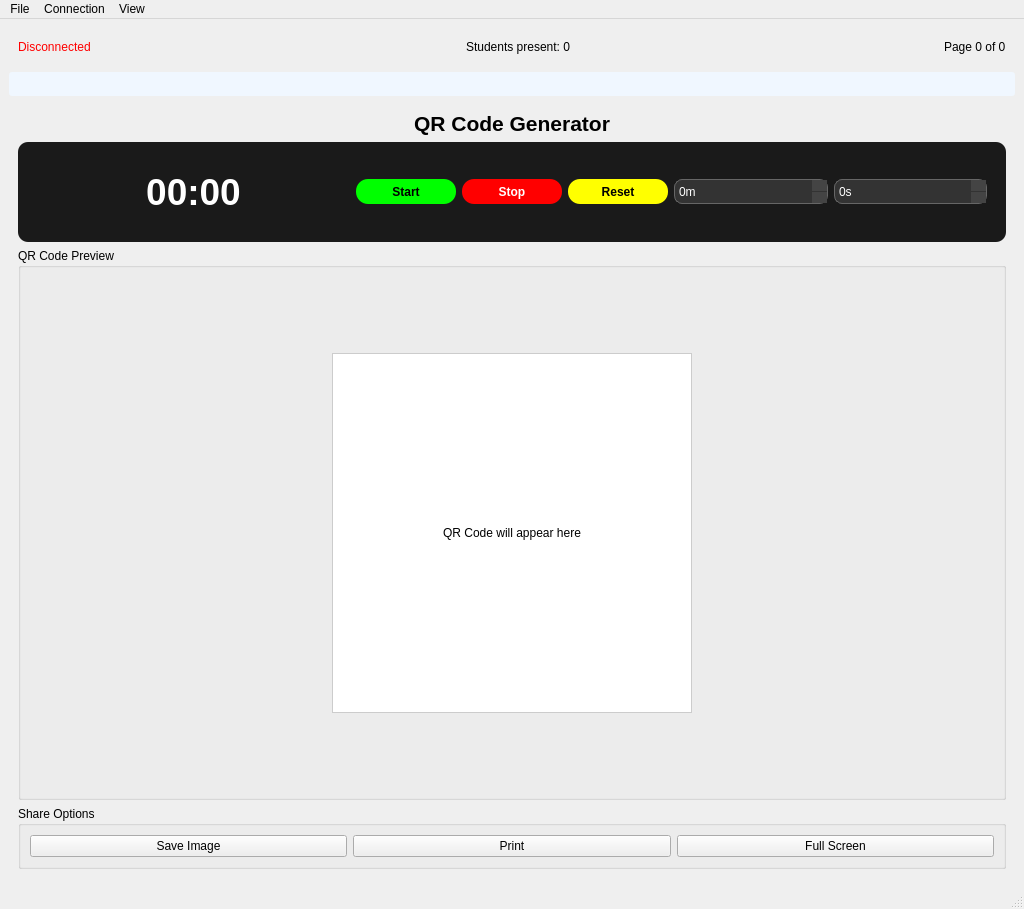
<?xml version="1.0" encoding="UTF-8"?>
<ui version="4.0">
 <class>MainWindow</class>
 <widget class="QMainWindow" name="MainWindow">
  <property name="geometry">
   <rect>
    <x>0</x>
    <y>0</y>
    <width>1024</width>
    <height>909</height>
   </rect>
  </property>
  <property name="windowTitle">
   <string>AirClass Desktop</string>
  </property>
  <widget class="QWidget" name="centralwidget">
   <layout class="QVBoxLayout" name="verticalLayout">
    <item>
     <widget class="QWidget" name="topBar" native="true">
      <layout class="QHBoxLayout" name="horizontalLayout">
       <item>
        <widget class="QLabel" name="connectionStatusLabel">
         <property name="styleSheet">
          <string>color: red;</string>
         </property>
         <property name="text">
          <string>Disconnected</string>
         </property>
        </widget>
       </item>
       <item>
        <spacer name="horizontalSpacer">
         <property name="orientation">
          <enum>Qt::Orientation::Horizontal</enum>
         </property>
         <property name="sizeHint" stdset="0">
          <size>
           <width>40</width>
           <height>20</height>
          </size>
         </property>
        </spacer>
       </item>
       <item>
        <widget class="QLabel" name="attendanceCountLabel">
         <property name="text">
          <string>Students present: 0</string>
         </property>
        </widget>
       </item>
       <item>
        <spacer name="horizontalSpacer_2">
         <property name="orientation">
          <enum>Qt::Orientation::Horizontal</enum>
         </property>
         <property name="sizeHint" stdset="0">
          <size>
           <width>40</width>
           <height>20</height>
          </size>
         </property>
        </spacer>
       </item>
       <item>
        <widget class="QLabel" name="pageIndicatorLabel">
         <property name="text">
          <string>Page 0 of 0</string>
         </property>
        </widget>
       </item>
      </layout>
     </widget>
    </item>
    <item>
     <widget class="QLabel" name="notificationLabel">
      <property name="styleSheet">
       <string>background-color: #f0f7ff; color: #0055aa; padding: 5px; border-radius: 3px;</string>
      </property>
      <property name="text">
       <string/>
      </property>
      <property name="alignment">
       <set>Qt::AlignmentFlag::AlignCenter</set>
      </property>
     </widget>
    </item>
    <item>
     <widget class="QStackedWidget" name="stackedWidget">
      <property name="currentIndex">
       <number>3</number>
      </property>
      <widget class="QWidget" name="dashboardView">
       <layout class="QVBoxLayout" name="verticalLayout_2">
        <item>
         <widget class="QLabel" name="label">
          <property name="font">
           <font>
            <pointsize>16</pointsize>
            <bold>true</bold>
           </font>
          </property>
          <property name="text">
           <string>AirClass Dashboard</string>
          </property>
          <property name="alignment">
           <set>Qt::AlignmentFlag::AlignCenter</set>
          </property>
         </widget>
        </item>
        <item>
         <layout class="QGridLayout" name="gridLayout">
          <item row="0" column="0">
           <widget class="QGroupBox" name="serverGroupBox">
            <property name="visible">
             <bool>false</bool>
            </property>
            <property name="title">
             <string>Server Connection</string>
            </property>
            <layout class="QFormLayout" name="formLayout">
             <item row="0" column="0">
              <widget class="QLabel" name="label_2">
               <property name="text">
                <string>Server URL:</string>
               </property>
              </widget>
             </item>
             <item row="0" column="1">
              <widget class="QLineEdit" name="serverUrlEdit">
               <property name="text">
                <string>ws://localhost:8080</string>
               </property>
              </widget>
             </item>
             <item row="1" column="0">
              <widget class="QLabel" name="label_3">
               <property name="text">
                <string>Room ID:</string>
               </property>
              </widget>
             </item>
             <item row="1" column="1">
              <widget class="QLineEdit" name="roomIdEdit">
               <property name="text">
                <string>airclass-123</string>
               </property>
              </widget>
             </item>
             <item row="2" column="1">
              <layout class="QHBoxLayout" name="horizontalLayout_3">
               <item>
                <widget class="QPushButton" name="connectButton">
                 <property name="text">
                  <string>Connect</string>
                 </property>
                </widget>
               </item>
               <item>
                <widget class="QPushButton" name="disconnectButton">
                 <property name="enabled">
                  <bool>false</bool>
                 </property>
                 <property name="text">
                  <string>Disconnect</string>
                 </property>
                </widget>
               </item>
              </layout>
             </item>
            </layout>
           </widget>
          </item>
          <item row="0" column="1">
           <widget class="QGroupBox" name="recentPresentationsGroupBox">
            <property name="title">
             <string>Recent Presentations</string>
            </property>
            <layout class="QVBoxLayout" name="verticalLayout_3">
             <item>
              <widget class="QListWidget" name="recentFilesList"/>
             </item>
             <item>
              <layout class="QHBoxLayout" name="horizontalLayout_4">
               <item>
                <widget class="QPushButton" name="openPresentationButton">
                 <property name="text">
                  <string>Open Presentation...</string>
                 </property>
                </widget>
               </item>
              </layout>
             </item>
            </layout>
           </widget>
          </item>
          <item row="1" column="0">
           <widget class="QGroupBox" name="classInfoGroupBox">
            <property name="visible">
             <bool>false</bool>
            </property>
            <property name="title">
             <string>Class Information</string>
            </property>
            <layout class="QFormLayout" name="formLayout_2">
             <item row="0" column="0">
              <widget class="QLabel" name="label_4">
               <property name="text">
                <string>Course Name:</string>
               </property>
              </widget>
             </item>
             <item row="0" column="1">
              <widget class="QLineEdit" name="courseNameEdit"/>
             </item>
             <item row="1" column="0">
              <widget class="QLabel" name="label_5">
               <property name="text">
                <string>Instructor Name:</string>
               </property>
              </widget>
             </item>
             <item row="1" column="1">
              <widget class="QLineEdit" name="instructorNameEdit"/>
             </item>
            </layout>
           </widget>
          </item>
          <item row="1" column="1">
           <widget class="QGroupBox" name="gesturesGroupBox">
            <property name="title">
             <string>Gesture Controls</string>
            </property>
            <layout class="QVBoxLayout" name="verticalLayout_4">
             <item>
              <widget class="QLabel" name="label_6">
               <property name="text">
                <string>Registered Gestures:</string>
               </property>
              </widget>
             </item>
             <item>
              <widget class="QListWidget" name="gestureListWidget"/>
             </item>
            </layout>
           </widget>
          </item>
         </layout>
        </item>
       </layout>
      </widget>
      <widget class="QWidget" name="presentationView">
       <layout class="QVBoxLayout" name="presentationLayout">
        <item>
         <widget class="customPdfViewer" name="pdfView" native="true">
          <property name="minimumSize">
           <size>
            <width>600</width>
            <height>400</height>
           </size>
          </property>
         </widget>
        </item>
        <item>
         <layout class="QHBoxLayout" name="presentationControlsLayout">
          <item>
           <widget class="QPushButton" name="prevButton">
            <property name="text">
             <string>Previous</string>
            </property>
           </widget>
          </item>
          <item>
           <widget class="QPushButton" name="nextButton">
            <property name="text">
             <string>Next</string>
            </property>
           </widget>
          </item>
          <item>
           <spacer name="horizontalSpacer_3">
            <property name="orientation">
             <enum>Qt::Orientation::Horizontal</enum>
            </property>
            <property name="sizeHint" stdset="0">
             <size>
              <width>40</width>
              <height>20</height>
             </size>
            </property>
           </spacer>
          </item>
          <item>
           <widget class="QPushButton" name="zoomOutButton">
            <property name="text">
             <string>Zoom Out</string>
            </property>
           </widget>
          </item>
          <item>
           <widget class="QPushButton" name="zoomInButton">
            <property name="text">
             <string>Zoom In</string>
            </property>
           </widget>
          </item>
         </layout>
        </item>
       </layout>
      </widget>
      <widget class="QWidget" name="studentsView">
       <layout class="QVBoxLayout" name="studentsLayout">
        <item>
         <widget class="QLabel" name="studentsLabel">
          <property name="font">
           <font>
            <pointsize>16</pointsize>
            <bold>true</bold>
           </font>
          </property>
          <property name="text">
           <string>Students</string>
          </property>
          <property name="alignment">
           <set>Qt::AlignmentFlag::AlignCenter</set>
          </property>
         </widget>
        </item>
        <item>
         <layout class="QHBoxLayout" name="studentsListLayout">
          <item>
           <widget class="QGroupBox" name="attendanceGroupBox">
            <property name="title">
             <string>Attendance</string>
            </property>
            <layout class="QVBoxLayout" name="verticalLayout_5">
             <item>
              <widget class="QListWidget" name="studentListWidget"/>
             </item>
            </layout>
           </widget>
          </item>
          <item>
           <widget class="QGroupBox" name="requestsGroupBox">
            <property name="title">
             <string>Speak Requests</string>
            </property>
            <layout class="QVBoxLayout" name="verticalLayout_6">
             <item>
              <widget class="QListWidget" name="requestListWidget"/>
             </item>
             <item>
              <layout class="QHBoxLayout" name="requestButtonsLayout">
               <item>
                <widget class="QPushButton" name="approveButton">
                 <property name="text">
                  <string>Approve</string>
                 </property>
                </widget>
               </item>
               <item>
                <widget class="QPushButton" name="rejectButton">
                 <property name="text">
                  <string>Reject</string>
                 </property>
                </widget>
               </item>
               <item>
                <widget class="QPushButton" name="closeSessionButton">
                 <property name="styleSheet">
                  <string>QPushButton { color: #e74c3c; font-weight: bold; background: transparent; border: 1px solid #e74c3c; border-radius: 6px; padding: 6px 16px; } QPushButton:hover { background: #fbeee6; }</string>
                 </property>
                 <property name="text">
                  <string>Close Session</string>
                 </property>
                </widget>
               </item>
              </layout>
             </item>
            </layout>
           </widget>
          </item>
         </layout>
        </item>
       </layout>
      </widget>
      <widget class="QWidget" name="qrCodeView">
       <layout class="QVBoxLayout" name="qrCodeLayout">
        <item>
         <widget class="QLabel" name="qrCodeLabel">
          <property name="font">
           <font>
            <pointsize>16</pointsize>
            <bold>true</bold>
           </font>
          </property>
          <property name="text">
           <string>QR Code Generator</string>
          </property>
          <property name="alignment">
           <set>Qt::AlignmentFlag::AlignCenter</set>
          </property>
         </widget>
        </item>
        <item>
         <layout class="QVBoxLayout" name="qrCodeMainLayout">
          <item>
           <widget class="QGroupBox" name="timerGroupBox">
            <property name="styleSheet">
             <string>QGroupBox {
                border: none;
                margin-top: 0px;
                font-weight: bold;
                background-color: #1a1a1a;
                border-radius: 10px;
                padding: 10px;
             }</string>
            </property>
            <property name="title">
             <string/>
            </property>
            <layout class="QHBoxLayout" name="timerLayout">
             <item>
              <widget class="QLabel" name="timerDisplayLabel">
               <property name="font">
                <font>
                 <pointsize>28</pointsize>
                 <bold>true</bold>
                </font>
               </property>
               <property name="styleSheet">
                <string>color: #ffffff; padding: 10px;</string>
               </property>
               <property name="text">
                <string>00:00</string>
               </property>
               <property name="alignment">
                <set>Qt::AlignmentFlag::AlignCenter</set>
               </property>
              </widget>
             </item>
             <item>
              <layout class="QHBoxLayout" name="timerControlsLayout">
               <item>
                <widget class="QPushButton" name="timerStartButton">
                 <property name="minimumSize">
                  <size>
                   <width>50</width>
                   <height>25</height>
                  </size>
                 </property>
                 <property name="styleSheet">
                  <string>QPushButton {
                    background-color: #00ff00;
                    color: #000000;
                    border: none;
                    border-radius: 12px;
                    padding: 3px 10px;
                    font-weight: bold;
                  }
                  QPushButton:hover {
                    background-color: #00cc00;
                  }
                  QPushButton:disabled {
                    background-color: #666666;
                    color: #999999;
                  }</string>
                 </property>
                 <property name="text">
                  <string>Start</string>
                 </property>
                </widget>
               </item>
               <item>
                <widget class="QPushButton" name="timerStopButton">
                 <property name="minimumSize">
                  <size>
                   <width>50</width>
                   <height>25</height>
                  </size>
                 </property>
                 <property name="styleSheet">
                  <string>QPushButton {
                    background-color: #ff0000;
                    color: #ffffff;
                    border: none;
                    border-radius: 12px;
                    padding: 3px 10px;
                    font-weight: bold;
                  }
                  QPushButton:hover {
                    background-color: #cc0000;
                  }
                  QPushButton:disabled {
                    background-color: #666666;
                    color: #999999;
                  }</string>
                 </property>
                 <property name="text">
                  <string>Stop</string>
                 </property>
                </widget>
               </item>
               <item>
                <widget class="QPushButton" name="timerResetButton">
                 <property name="minimumSize">
                  <size>
                   <width>50</width>
                   <height>25</height>
                  </size>
                 </property>
                 <property name="styleSheet">
                  <string>QPushButton {
                    background-color: #ffff00;
                    color: #000000;
                    border: none;
                    border-radius: 12px;
                    padding: 3px 10px;
                    font-weight: bold;
                  }
                  QPushButton:hover {
                    background-color: #cccc00;
                  }</string>
                 </property>
                 <property name="text">
                  <string>Reset</string>
                 </property>
                </widget>
               </item>
              </layout>
             </item>
             <item>
              <layout class="QHBoxLayout" name="timerInputLayout">
               <item>
                <widget class="QSpinBox" name="timerMinutesSpinBox">
                 <property name="minimumSize">
                  <size>
                   <width>60</width>
                   <height>25</height>
                  </size>
                 </property>
                 <property name="styleSheet">
                  <string>QSpinBox {
                    border: 1px solid #666666;
                    border-radius: 8px;
                    padding: 2px;
                    background: #333333;
                    color: #ffffff;
                  }
                  QSpinBox::up-button, QSpinBox::down-button {
                    width: 15px;
                    border: none;
                    background: #444444;
                  }
                  QSpinBox::up-button:hover, QSpinBox::down-button:hover {
                    background: #555555;
                  }</string>
                 </property>
                 <property name="suffix">
                  <string>m</string>
                 </property>
                 <property name="minimum">
                  <number>0</number>
                 </property>
                 <property name="maximum">
                  <number>59</number>
                 </property>
                </widget>
               </item>
               <item>
                <widget class="QSpinBox" name="timerSecondsSpinBox">
                 <property name="minimumSize">
                  <size>
                   <width>60</width>
                   <height>25</height>
                  </size>
                 </property>
                 <property name="styleSheet">
                  <string>QSpinBox {
                    border: 1px solid #666666;
                    border-radius: 8px;
                    padding: 2px;
                    background: #333333;
                    color: #ffffff;
                  }
                  QSpinBox::up-button, QSpinBox::down-button {
                    width: 15px;
                    border: none;
                    background: #444444;
                  }
                  QSpinBox::up-button:hover, QSpinBox::down-button:hover {
                    background: #555555;
                  }</string>
                 </property>
                 <property name="suffix">
                  <string>s</string>
                 </property>
                 <property name="minimum">
                  <number>0</number>
                 </property>
                 <property name="maximum">
                  <number>59</number>
                 </property>
                </widget>
               </item>
              </layout>
             </item>
            </layout>
           </widget>
          </item>
          <item>
           <widget class="QGroupBox" name="qrPreviewGroupBox">
            <property name="title">
             <string>QR Code Preview</string>
            </property>
            <layout class="QVBoxLayout" name="previewLayout">
             <item>
              <spacer name="verticalSpacer">
               <property name="orientation">
                <enum>Qt::Orientation::Vertical</enum>
               </property>
               <property name="sizeHint" stdset="0">
                <size>
                 <width>20</width>
                 <height>40</height>
                </size>
               </property>
              </spacer>
             </item>
             <item>
              <layout class="QHBoxLayout" name="horizontalLayout_5">
               <item>
                <spacer name="horizontalSpacer_4">
                 <property name="orientation">
                  <enum>Qt::Orientation::Horizontal</enum>
                 </property>
                 <property name="sizeHint" stdset="0">
                  <size>
                   <width>40</width>
                   <height>20</height>
                  </size>
                 </property>
                </spacer>
               </item>
               <item>
                <widget class="QLabel" name="qrCodePreviewLabel">
                 <property name="sizePolicy">
                  <sizepolicy hsizetype="Fixed" vsizetype="Fixed">
                   <horstretch>0</horstretch>
                   <verstretch>0</verstretch>
                  </sizepolicy>
                 </property>
                 <property name="minimumSize">
                  <size>
                   <width>400</width>
                   <height>400</height>
                  </size>
                 </property>
                 <property name="styleSheet">
                  <string>border: 1px solid #cccccc; background-color: white; padding: 20px; margin: 20px;</string>
                 </property>
                 <property name="text">
                  <string>QR Code will appear here</string>
                 </property>
                 <property name="alignment">
                  <set>Qt::AlignmentFlag::AlignCenter</set>
                 </property>
                </widget>
               </item>
               <item>
                <spacer name="horizontalSpacer_5">
                 <property name="orientation">
                  <enum>Qt::Orientation::Horizontal</enum>
                 </property>
                 <property name="sizeHint" stdset="0">
                  <size>
                   <width>40</width>
                   <height>20</height>
                  </size>
                 </property>
                </spacer>
               </item>
              </layout>
             </item>
             <item>
              <spacer name="verticalSpacer_2">
               <property name="orientation">
                <enum>Qt::Orientation::Vertical</enum>
               </property>
               <property name="sizeHint" stdset="0">
                <size>
                 <width>20</width>
                 <height>40</height>
                </size>
               </property>
              </spacer>
             </item>
            </layout>
           </widget>
          </item>
          <item>
           <widget class="QGroupBox" name="shareGroupBox">
            <property name="title">
             <string>Share Options</string>
            </property>
            <layout class="QHBoxLayout" name="shareOptionsLayout">
             <item>
              <widget class="QPushButton" name="saveImageButton">
               <property name="text">
                <string>Save Image</string>
               </property>
               <property name="icon">
                <iconset theme="document-save"/>
               </property>
              </widget>
             </item>
             <item>
              <widget class="QPushButton" name="printButton">
               <property name="text">
                <string>Print</string>
               </property>
               <property name="icon">
                <iconset theme="document-print"/>
               </property>
              </widget>
             </item>
             <item>
              <widget class="QPushButton" name="displayFullScreenButton">
               <property name="text">
                <string>Full Screen</string>
               </property>
               <property name="icon">
                <iconset theme="view-fullscreen"/>
               </property>
              </widget>
             </item>
            </layout>
           </widget>
          </item>
         </layout>
        </item>
       </layout>
      </widget>
     </widget>
    </item>
   </layout>
  </widget>
  <widget class="QMenuBar" name="menubar">
   <property name="geometry">
    <rect>
     <x>0</x>
     <y>0</y>
     <width>1024</width>
     <height>21</height>
    </rect>
   </property>
   <widget class="QMenu" name="menuFile">
    <property name="title">
     <string>File</string>
    </property>
    <addaction name="actionOpen"/>
    <addaction name="separator"/>
    <addaction name="actionExit"/>
   </widget>
   <widget class="QMenu" name="menuConnection">
    <property name="title">
     <string>Connection</string>
    </property>
    <addaction name="actionConnect"/>
    <addaction name="actionDisconnect"/>
   </widget>
   <widget class="QMenu" name="menuView">
    <property name="title">
     <string>View</string>
    </property>
    <addaction name="actionDashboard"/>
    <addaction name="actionPresentation"/>
    <addaction name="actionStudents"/>
    <addaction name="actionGenerate_QR_Code"/>
    <addaction name="separator"/>
    <addaction name="actionGestureGuide"/>
    <addaction name="actionTimeout"/>
   </widget>
   <addaction name="menuFile"/>
   <addaction name="menuConnection"/>
   <addaction name="menuView"/>
  </widget>
  <widget class="QStatusBar" name="statusbar"/>
  <action name="actionOpen">
   <property name="text">
    <string>Open Presentation...</string>
   </property>
   <property name="shortcut">
    <string>Ctrl+O</string>
   </property>
  </action>
  <action name="actionExit">
   <property name="text">
    <string>Exit</string>
   </property>
   <property name="shortcut">
    <string>Ctrl+Q</string>
   </property>
  </action>
  <action name="actionConnect">
   <property name="text">
    <string>Connect to Server</string>
   </property>
  </action>
  <action name="actionDisconnect">
   <property name="text">
    <string>Disconnect</string>
   </property>
  </action>
  <action name="actionDashboard">
   <property name="text">
    <string>Dashboard</string>
   </property>
  </action>
  <action name="actionPresentation">
   <property name="text">
    <string>Presentation</string>
   </property>
  </action>
  <action name="actionStudents">
   <property name="text">
    <string>Students</string>
   </property>
  </action>
  <action name="actionGenerate_QR_Code">
   <property name="text">
    <string>Generate QR Code</string>
   </property>
  </action>
  <action name="actionGestureGuide">
   <property name="text">
    <string>Gesture Guide</string>
   </property>
  </action>
  <action name="actionTimeout">
   <property name="text">
    <string>Timeout</string>
   </property>
  </action>
 </widget>
 <customwidgets>
  <customwidget>
   <class>customPdfViewer</class>
   <extends>QWidget</extends>
   <header>custompdfviewer.h</header>
  </customwidget>
 </customwidgets>
 <resources/>
 <connections>
  <connection>
   <sender>actionExit</sender>
   <signal>triggered()</signal>
   <receiver>MainWindow</receiver>
   <slot>close()</slot>
   <hints>
    <hint type="sourcelabel">
     <x>-1</x>
     <y>-1</y>
    </hint>
    <hint type="destinationlabel">
     <x>399</x>
     <y>299</y>
    </hint>
   </hints>
  </connection>
  <connection>
   <sender>connectButton</sender>
   <signal>clicked()</signal>
   <receiver>MainWindow</receiver>
   <slot>on_actionConnect_triggered()</slot>
   <hints>
    <hint type="sourcelabel">
     <x>205</x>
     <y>154</y>
    </hint>
    <hint type="destinationlabel">
     <x>399</x>
     <y>299</y>
    </hint>
   </hints>
  </connection>
  <connection>
   <sender>disconnectButton</sender>
   <signal>clicked()</signal>
   <receiver>MainWindow</receiver>
   <slot>on_actionDisconnect_triggered()</slot>
   <hints>
    <hint type="sourcelabel">
     <x>308</x>
     <y>154</y>
    </hint>
    <hint type="destinationlabel">
     <x>399</x>
     <y>299</y>
    </hint>
   </hints>
  </connection>
  <connection>
   <sender>openPresentationButton</sender>
   <signal>clicked()</signal>
   <receiver>MainWindow</receiver>
   <slot>on_actionOpen_triggered()</slot>
   <hints>
    <hint type="sourcelabel">
     <x>624</x>
     <y>154</y>
    </hint>
    <hint type="destinationlabel">
     <x>399</x>
     <y>299</y>
    </hint>
   </hints>
  </connection>
  <connection>
   <sender>actionGenerate_QR_Code</sender>
   <signal>triggered()</signal>
   <receiver>MainWindow</receiver>
   <slot>on_actionQRCode_triggered()</slot>
   <hints>
    <hint type="sourcelabel">
     <x>-1</x>
     <y>-1</y>
    </hint>
    <hint type="destinationlabel">
     <x>511</x>
     <y>383</y>
    </hint>
   </hints>
  </connection>
 </connections>
 <slots>
  <slot>on_actionConnect_triggered()</slot>
  <slot>on_actionDisconnect_triggered()</slot>
  <slot>on_actionOpen_triggered()</slot>
  <slot>on_actionQRCode_triggered()</slot>
  <slot>on_generateQRButton_clicked()</slot>
  <slot>on_saveImageButton_clicked()</slot>
  <slot>on_printButton_clicked()</slot>
  <slot>on_displayFullScreenButton_clicked()</slot>
  <slot>on_chooseColorButton_clicked()</slot>
 </slots>
</ui>
